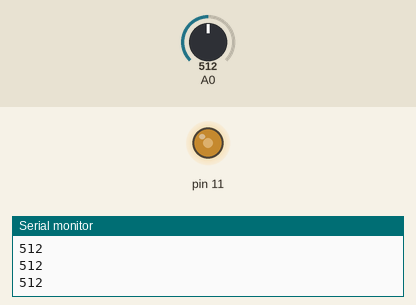
A sketch run on a simulated Arduino Uno, built with avr-gcc and run on an emulated ATmega328P. Shown: output pins drawn as LEDs (lit = HIGH), the last lines printed to the serial monitor. Inputs (shaded band) come from the test bench; at power-on: A0 = 512.

Above: at 1.2 s.
1.3 s: A0 set to 716
At 2.0 s:
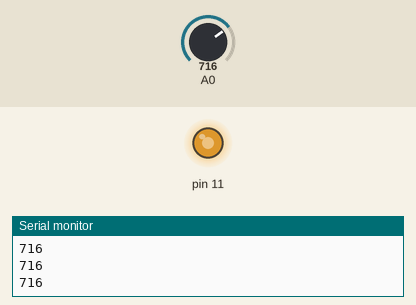
2.8 s: A0 set to 900
At 3.3 s:
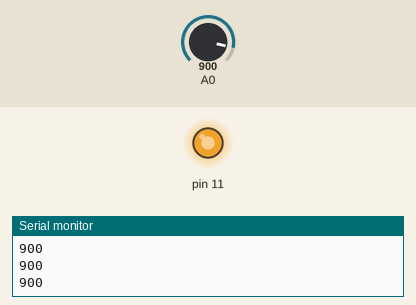
4.3 s: A0 set to 122
At 5.5 s:
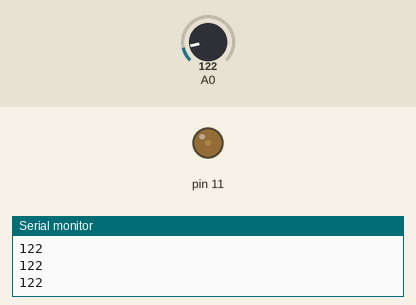
5.8 s: A0 set to 0
At 6.7 s:
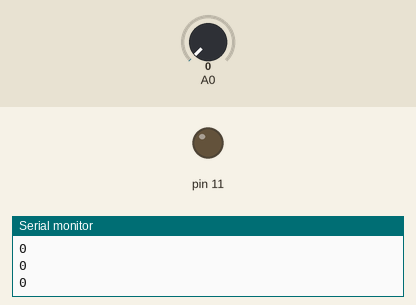
7.3 s: A0 set to 511
At 7.8 s:
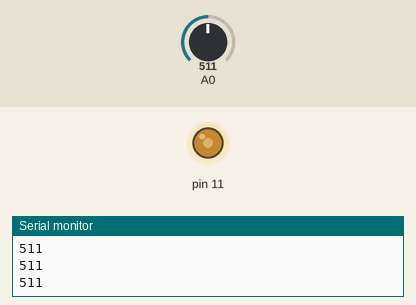
Timing chart, 0 to 9.8 s (numbered marks = the images above; inputs shaded):
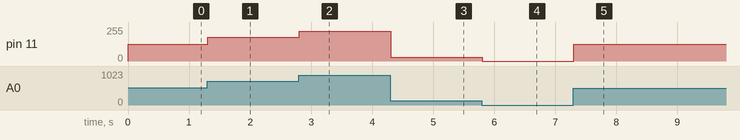

Measured:
- after the input at 1.3 s, pin 11: 127/255 → 178/255 at once
- after the input at 2.8 s, pin 11: 178/255 → 224/255 at once
- after the input at 4.3 s, pin 11: 224/255 → 30/255 at once
- after the input at 5.8 s, pin 11: 30/255 → 0/255 at once
- after the input at 7.3 s, pin 11: 0/255 → 127/255 at once

The sketch:

potentiometer_led1.ino
```cpp
void setup()
{
  pinMode(11, OUTPUT);
  pinMode(A0,INPUT);
  Serial.begin(9600);
}

void loop()
{

  int a = analogRead(A0);
  Serial.println(a);

  int value = map(a ,0,1023,0,255);
  analogWrite(11,value);


}
```
